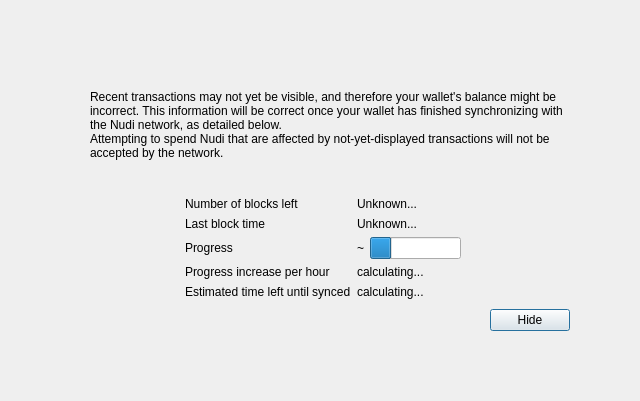
<?xml version="1.0" encoding="UTF-8"?>
<ui version="4.0">
 <class>ModalOverlay</class>
 <widget class="ModalOverlay" name="ModalOverlay">
  <property name="geometry">
   <rect>
    <x>0</x>
    <y>0</y>
    <width>640</width>
    <height>401</height>
   </rect>
  </property>
  <property name="windowTitle">
   <string>Form</string>
  </property>
  <layout class="QVBoxLayout" name="verticalLayout" stretch="0">
   <property name="sizeConstraint">
    <enum>QLayout::SetDefaultConstraint</enum>
   </property>
   <property name="leftMargin">
    <number>0</number>
   </property>
   <property name="topMargin">
    <number>0</number>
   </property>
   <property name="rightMargin">
    <number>0</number>
   </property>
   <property name="bottomMargin">
    <number>0</number>
   </property>
   <item>
    <widget class="QWidget" name="bgWidget" native="true">
     <property name="styleSheet">
      <string notr="true"/>
     </property>
     <layout class="QVBoxLayout" name="verticalLayoutMain" stretch="0">
      <property name="leftMargin">
       <number>60</number>
      </property>
      <property name="topMargin">
       <number>60</number>
      </property>
      <property name="rightMargin">
       <number>60</number>
      </property>
      <property name="bottomMargin">
       <number>60</number>
      </property>
      <item>
       <widget class="QWidget" name="contentWidget" native="true">
        <property name="styleSheet">
         <string notr="true"/>
        </property>
        <layout class="QVBoxLayout" name="verticalLayoutSub" stretch="1,0,0,0,0">
         <property name="spacing">
          <number>0</number>
         </property>
         <property name="leftMargin">
          <number>10</number>
         </property>
         <property name="topMargin">
          <number>10</number>
         </property>
         <property name="rightMargin">
          <number>10</number>
         </property>
         <property name="bottomMargin">
          <number>10</number>
         </property>
         <item>
          <layout class="QHBoxLayout" name="horizontalLayoutIconText" stretch="0,1">
           <property name="topMargin">
            <number>20</number>
           </property>
           <item>
            <layout class="QVBoxLayout" name="verticalLayoutIcon">
             <property name="leftMargin">
              <number>0</number>
             </property>
             <item>
              <widget class="QLabel" name="warningIcon">
               <property name="text">
                <string/>
               </property>
              </widget>
             </item>
             <item>
              <spacer name="verticalSpacerWarningIcon">
               <property name="orientation">
                <enum>Qt::Vertical</enum>
               </property>
               <property name="sizeHint" stdset="0">
                <size>
                 <width>20</width>
                 <height>40</height>
                </size>
               </property>
              </spacer>
             </item>
            </layout>
           </item>
           <item>
            <layout class="QVBoxLayout" name="verticalLayoutInfoText">
             <property name="leftMargin">
              <number>0</number>
             </property>
             <property name="topMargin">
              <number>0</number>
             </property>
             <item>
              <widget class="QLabel" name="infoText">
               <property name="text">
                <string>Recent transactions may not yet be visible, and therefore your wallet's balance might be incorrect. This information will be correct once your wallet has finished synchronizing with the Nudi network, as detailed below.</string>
               </property>
               <property name="textFormat">
                <enum>Qt::RichText</enum>
               </property>
               <property name="wordWrap">
                <bool>true</bool>
               </property>
              </widget>
             </item>
             <item>
              <widget class="QLabel" name="infoTextStrong">
               <property name="text">
                <string>Attempting to spend Nudi that are affected by not-yet-displayed transactions will not be accepted by the network.</string>
               </property>
               <property name="textFormat">
                <enum>Qt::RichText</enum>
               </property>
               <property name="wordWrap">
                <bool>true</bool>
               </property>
              </widget>
             </item>
             <item>
              <spacer name="verticalSpacerInTextSpace">
               <property name="orientation">
                <enum>Qt::Vertical</enum>
               </property>
               <property name="sizeHint" stdset="0">
                <size>
                 <width>20</width>
                 <height>40</height>
                </size>
               </property>
              </spacer>
             </item>
            </layout>
           </item>
          </layout>
         </item>
         <item>
          <spacer name="verticalSpacerAfterText">
           <property name="orientation">
            <enum>Qt::Vertical</enum>
           </property>
           <property name="sizeHint" stdset="0">
            <size>
             <width>20</width>
             <height>40</height>
            </size>
           </property>
          </spacer>
         </item>
         <item>
          <layout class="QFormLayout" name="formLayout">
           <property name="fieldGrowthPolicy">
            <enum>QFormLayout::FieldsStayAtSizeHint</enum>
           </property>
           <property name="formAlignment">
            <set>Qt::AlignHCenter|Qt::AlignTop</set>
           </property>
           <property name="horizontalSpacing">
            <number>6</number>
           </property>
           <property name="verticalSpacing">
            <number>6</number>
           </property>
           <property name="topMargin">
            <number>10</number>
           </property>
           <item row="0" column="0">
            <widget class="QLabel" name="labelNumberOfBlocksLeft">
             <property name="text">
              <string>Number of blocks left</string>
             </property>
            </widget>
           </item>
           <item row="0" column="1">
            <widget class="QLabel" name="numberOfBlocksLeft">
             <property name="text">
              <string>Unknown...</string>
             </property>
            </widget>
           </item>
           <item row="1" column="0">
            <widget class="QLabel" name="labelLastBlockTime">
             <property name="text">
              <string>Last block time</string>
             </property>
            </widget>
           </item>
           <item row="1" column="1">
            <widget class="QLabel" name="newestBlockDate">
             <property name="sizePolicy">
              <sizepolicy hsizetype="Maximum" vsizetype="Preferred">
               <horstretch>0</horstretch>
               <verstretch>0</verstretch>
              </sizepolicy>
             </property>
             <property name="text">
              <string>Unknown...</string>
             </property>
            </widget>
           </item>
           <item row="2" column="0">
            <widget class="QLabel" name="labelSyncDone">
             <property name="text">
              <string>Progress</string>
             </property>
            </widget>
           </item>
           <item row="2" column="1">
            <layout class="QHBoxLayout" name="horizontalLayoutSync" stretch="0,1">
             <item>
              <widget class="QLabel" name="percentageProgress">
               <property name="text">
                <string notr="true">~</string>
               </property>
              </widget>
             </item>
             <item>
              <widget class="QProgressBar" name="progressBar">
               <property name="value">
                <number>24</number>
               </property>
               <property name="format">
                <string/>
               </property>
              </widget>
             </item>
            </layout>
           </item>
           <item row="4" column="0">
            <widget class="QLabel" name="labelProgressIncrease">
             <property name="text">
              <string>Progress increase per hour</string>
             </property>
            </widget>
           </item>
           <item row="4" column="1">
            <widget class="QLabel" name="progressIncreasePerH">
             <property name="text">
              <string>calculating...</string>
             </property>
            </widget>
           </item>
           <item row="5" column="0">
            <widget class="QLabel" name="labelEstimatedTimeLeft">
             <property name="text">
              <string>Estimated time left until synced</string>
             </property>
            </widget>
           </item>
           <item row="5" column="1">
            <widget class="QLabel" name="expectedTimeLeft">
             <property name="text">
              <string>calculating...</string>
             </property>
            </widget>
           </item>
          </layout>
         </item>
         <item>
          <layout class="QHBoxLayout" name="horizontalLayoutButtons">
           <property name="leftMargin">
            <number>10</number>
           </property>
           <property name="topMargin">
            <number>10</number>
           </property>
           <item>
            <spacer name="horizontalSpacer">
             <property name="orientation">
              <enum>Qt::Horizontal</enum>
             </property>
             <property name="sizeHint" stdset="0">
              <size>
               <width>40</width>
               <height>20</height>
              </size>
             </property>
            </spacer>
           </item>
           <item>
            <widget class="QPushButton" name="closeButton">
             <property name="text">
              <string>Hide</string>
             </property>
             <property name="focusPolicy">
              <enum>Qt::StrongFocus</enum>
             </property>
             <property name="default">
              <bool>true</bool>
             </property>
            </widget>
           </item>
          </layout>
         </item>
         <item>
          <layout class="QVBoxLayout" name="verticalLayout_2">
           <item>
            <spacer name="verticalSpacer">
             <property name="orientation">
              <enum>Qt::Vertical</enum>
             </property>
             <property name="sizeHint" stdset="0">
              <size>
               <width>20</width>
               <height>40</height>
              </size>
             </property>
            </spacer>
           </item>
          </layout>
         </item>
        </layout>
       </widget>
      </item>
     </layout>
    </widget>
   </item>
  </layout>
 </widget>
 <customwidgets>
  <customwidget>
   <class>ModalOverlay</class>
   <extends>QWidget</extends>
   <header>qt/modaloverlay.h</header>
   <container>1</container>
  </customwidget>
 </customwidgets>
 <resources/>
 <connections/>
</ui>
